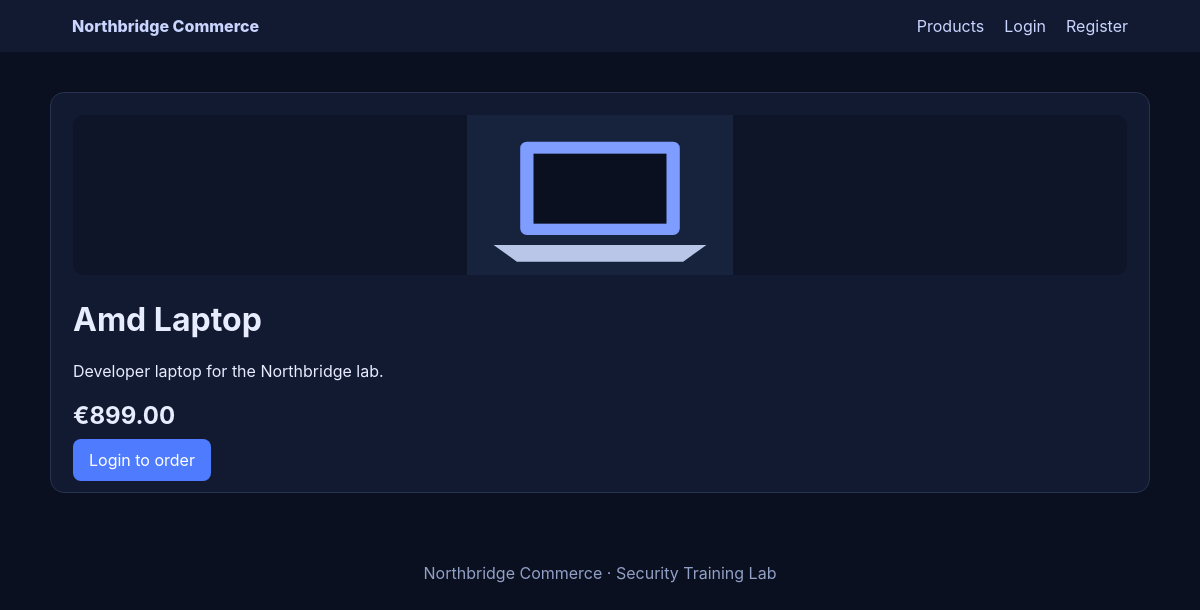
Screenshot of /lab_XXE_OOB_Entity/web/src/product.php?id=1 with the database file from the repository.
### tables this page shows
create table products (
  id INT AUTO_INCREMENT PRIMARY KEY,
  name VARCHAR(120) NOT NULL,
  description TEXT NOT NULL,
  price DECIMAL(10,2) NOT NULL,
  image VARCHAR(255) DEFAULT NULL
);

### lab_XXE_OOB_Entity/web/src/config.php (called while the page is built, shortened)
<?php
function e(string $value): string {
    return htmlspecialchars($value, ENT_QUOTES | ENT_SUBSTITUTE, 'UTF-8');
}

### lab_XXE_OOB_Entity/web/src/product.php (the view)
<?php
require_once __DIR__ . '/config.php';
$id = (int)($_GET['id'] ?? 0);
$stmt = $db->prepare("SELECT * FROM products WHERE id=?");
$stmt->bind_param('i', $id);
$stmt->execute();
$p = $stmt->get_result()->fetch_assoc();
include __DIR__ . '/header.php';
if (!$p): ?><div class="alert">Product not found.</div><?php else: ?>
<div class="card">
<img class="product" src="/assets/<?= e($p['image'] ?? 'laptop.svg') ?>" alt="">
<h1><?= e($p['name']) ?></h1>
<p><?= e($p['description']) ?></p>
<h2>€<?= e($p['price']) ?></h2>
<?php if (!empty($_SESSION['user_id'])): ?>
<form method="post" action="/dashboard.php">
<input type="hidden" name="product_id" value="<?= (int)$p['id'] ?>">
<input type="hidden" name="action" value="order">
<button>Place training order</button>
</form>
<?php else: ?><a class="btn" href="/login.php">Login to order</a><?php endif; ?>
</div>
<?php endif; include __DIR__ . '/footer.php'; ?>

### lab_XXE_OOB_Entity/web/src/header.php (style rules this page uses)
body { margin:0;font-family:Inter,system-ui,sans-serif;background:#0b1020;color:#e7ecff }
.card { background:#121a31;border:1px solid #273250;border-radius:14px;padding:22px;margin:16px 0 }
button,.btn { background:#4f7cff;color:#fff;border:0;border-radius:8px;padding:11px 16px;text-decoration:none;cursor:pointer }
img.product { width:100%;height:160px;object-fit:contain;background:#0e1528;border-radius:10px }

### rows the page displays
products: image (picture), name "Amd Laptop", description "Developer laptop for the Northbridge lab.", price "899.00"
